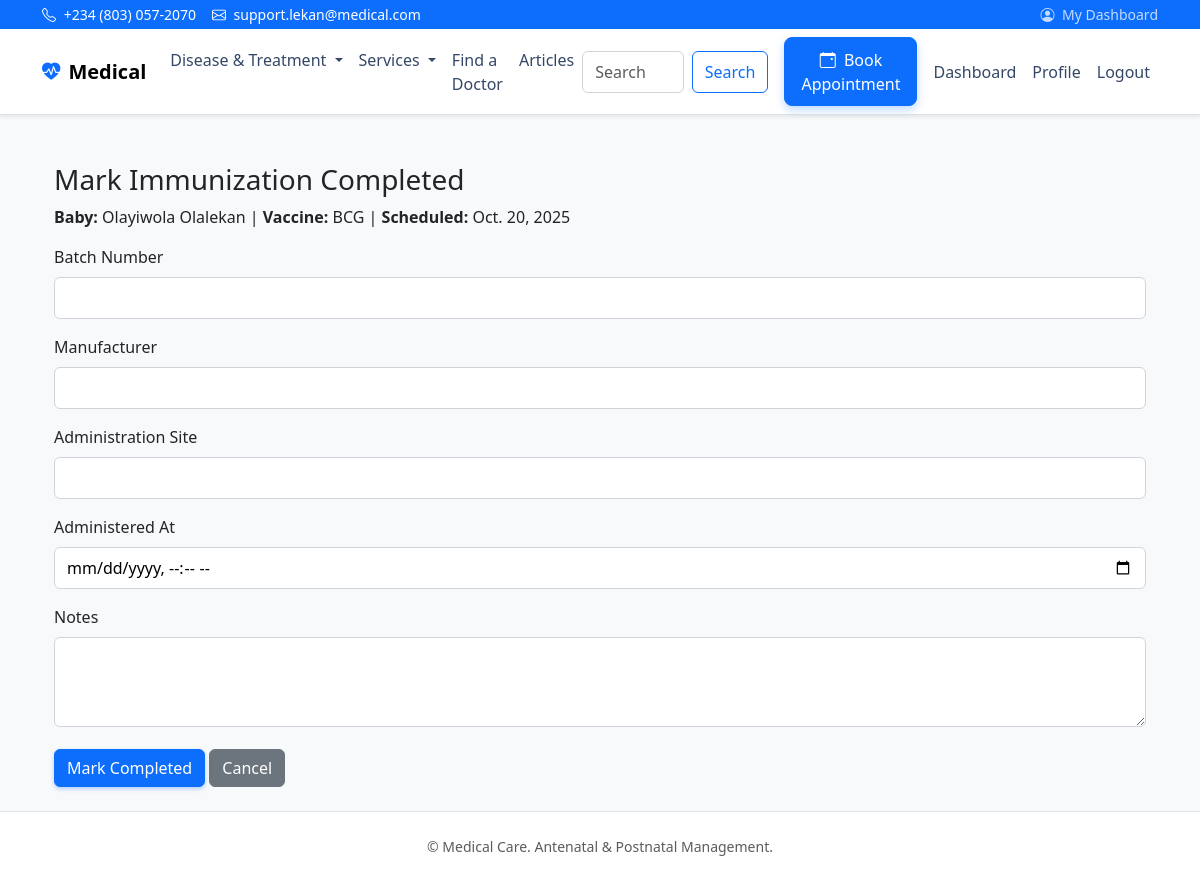
/immunization/schedule/59/complete/ (signed in), run on the app's committed database.
### immunization/models.py (models this page shows, shortened)
class ImmunizationSchedule(models.Model):
    STATUS_CHOICES = (
        ('DUE', 'Pending'),  # display "Pending" for patient-facing UI
        ('DONE', 'Done'),
        ('MISSED', 'Missed'),
    )
    baby = models.ForeignKey(BabyProfile, on_delete=models.CASCADE, related_name='immunizations')
    vaccine_name = models.CharField(max_length=100)
    scheduled_date = models.DateField()
    status = models.CharField(max_length=10, choices=STATUS_CHOICES, default='DUE')
    notes = models.TextField(blank=True)
    date_completed = models.DateField(blank=True, null=True)
    visible_to_mother = models.BooleanField(default=False)
    approved_by = models.ForeignKey(USER_MODEL, on_delete=models.SET_NULL, null=True, blank=True, related_name='approved_immunizations')
    approved_at = models.DateTimeField(null=True, blank=True)
    administered_by = models.ForeignKey(USER_MODEL, on_delete=models.SET_NULL, null=True, blank=True, related_name='administered_immunizations')
    administered_at = models.DateTimeField(null=True, blank=True)
    batch_number = models.CharField(max_length=120, blank=True)
    manufacturer = models.CharField(max_length=120, blank=True)
    administration_site = models.CharField(max_length=64, blank=True, help_text='e.g., Left Arm, Right Thigh')
    post_observation_notes = models.TextField(blank=True)
    rescheduled_for = models.DateField(null=True, blank=True)
    reschedule_reason = models.CharField(max_length=200, blank=True)

### patients/models.py (models this page shows, shortened)
class BabyProfile(models.Model):
    mother = models.ForeignKey(MotherProfile, on_delete=models.CASCADE, related_name='babies')
    name = models.CharField(max_length=255)
    hospital_id = models.CharField(max_length=20, unique=True, blank=True, null=True)
    gender = models.CharField(max_length=20, blank=True)
    date_of_birth = models.DateField()
    weight_kg = models.DecimalField(max_digits=5, decimal_places=2, null=True, blank=True)
    height_cm = models.DecimalField(max_digits=5, decimal_places=2, null=True, blank=True)
    apgar_score = models.CharField(max_length=20, blank=True)
    blood_type = models.CharField(max_length=10, blank=True)
    registered_by = models.ForeignKey(settings.AUTH_USER_MODEL, on_delete=models.SET_NULL, null=True, blank=True)
    created_at = models.DateTimeField(auto_now_add=True)

### immunization/views.py (the view, shortened to what this page needs)
# urls.py: path('immunization/schedule/<int:pk>/complete/', immunization_complete, name='immunization_complete'),
@role_required('DOCTOR', 'NURSE', 'ADMIN')
def immunization_complete(request, pk):
    try:
        schedule = ImmunizationSchedule.objects.select_related('baby').get(pk=pk)
    except ImmunizationSchedule.DoesNotExist:
        messages.error(request, 'Schedule not found.')
        return redirect('immunization_schedule_all')
    form = AdministerImmunizationForm(request.POST or None)
    return render(request, 'immunization/complete_form.html', {
        'schedule': schedule,
        'form': form,
        'title': 'Mark Immunization Completed'
    })

### immunization/forms.py
class AdministerImmunizationForm(forms.Form):
    batch_number = forms.CharField(required=False, max_length=120)
    manufacturer = forms.CharField(required=False, max_length=120)
    administration_site = forms.CharField(required=False, max_length=64)
    administered_at = forms.DateTimeField(required=False, widget=forms.DateTimeInput(attrs={'type': 'datetime-local'}))
    notes = forms.CharField(required=False, widget=forms.Textarea(attrs={'rows': 3}))

### templates/immunization/complete_form.html (shortened to what this page needs)
{% extends 'base.html' %}
{% block content %}
<div class="container mt-4">
  <h3>{{ title }}</h3>
  <p><strong>Baby:</strong> {{ schedule.baby.name }} | <strong>Vaccine:</strong> {{ schedule.vaccine_name }} | <strong>Scheduled:</strong> {{ schedule.scheduled_date }}</p>
  <form method="post" class="mt-3">
    <div class="mb-3">
      <label class="form-label">Batch Number</label>
      {{ form.batch_number }}
    </div>
    <div class="mb-3">
      <label class="form-label">Manufacturer</label>
      {{ form.manufacturer }}
    </div>
    <div class="mb-3">
      <label class="form-label">Administration Site</label>
      {{ form.administration_site }}
    </div>
    <div class="mb-3">
      <label class="form-label">Administered At</label>
      {{ form.administered_at }}
    </div>
    <div class="mb-3">
      <label class="form-label">Notes</label>
      {{ form.notes }}
    </div>
    <button type="submit" class="btn btn-primary">Mark Completed</button>
    <a href="{% url 'immunization_manage_baby' schedule.baby.id %}" class="btn btn-secondary">Cancel</a>
  </form>
</div>
{% endblock %}

### static/css/styles.css (style rules this page uses)
:root { --brand-primary: #0d6efd; }
body { font-feature-settings: "liga" 1, "kern" 1; }
form .form-control input, form .form-control select, form .form-control textarea, form input:not([type=checkbox]):not([type=radio]), form select, form textarea { width: 100%; padding: .5rem .75rem; border: 1px solid #ced4da; border-radius: .375rem; background-color: #fff; }
.btn-primary { box-shadow: 0 .125rem .25rem rgba(13,110,253,.3); }

### data on the page
ImmunizationSchedule: baby.name "Olayiwola Olalekan", vaccine_name "BCG", scheduled_date "Oct. 20, 2025"

### other printed values
{{ title }} "Mark Immunization Completed"
